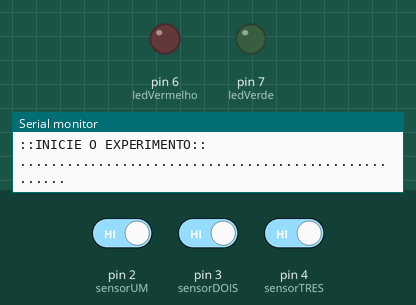
The sketch below on a simulated Arduino Uno, built with avr-gcc and run on an emulated ATmega328P. On the bench: output pins drawn as LEDs (lit = HIGH), the last lines printed to the serial monitor. The inputs (shaded band) are chosen by the test bench; at power-on: pin 4 (sensorTRES) HIGH, pin 3 (sensorDOIS) HIGH, pin 2 (sensorUM) HIGH.

Above: at 4.4 s.
4.5 s: pin 4 (sensorTRES) driven LOW
At 4.8 s:
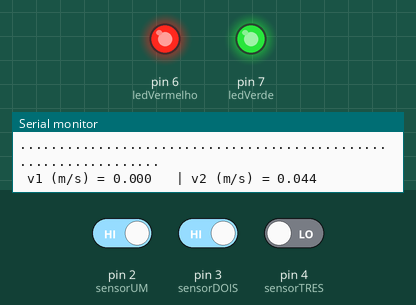
6.0 s: pin 3 (sensorDOIS) driven LOW
8.6 s: pin 4 (sensorTRES) driven HIGH
At 10.2 s:
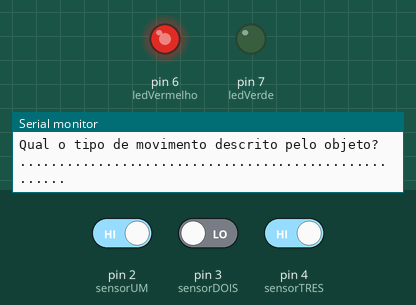
10.7 s: pin 2 (sensorUM) driven LOW
At 11.8 s:
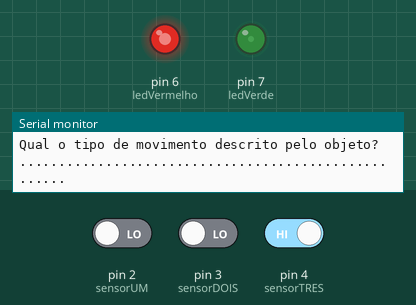
12.2 s: pin 4 (sensorTRES) driven LOW
At 13.4 s:
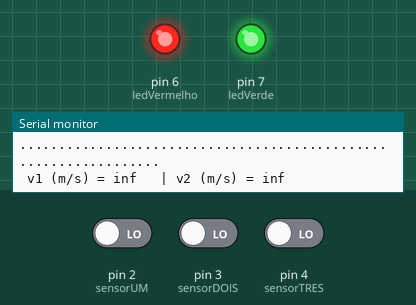
13.7 s: pin 3 (sensorDOIS) driven HIGH
Timing chart, 0 to 16.7 s (numbered marks = the images above; inputs shaded):
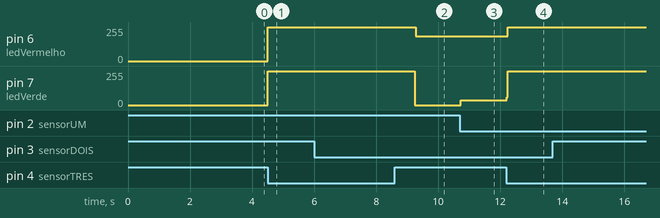

Measured:
- after the input at 4.5 s, pin 6 (ledVermelho), pin 7 (ledVerde): 0/255 → 255/255 at once
- after the input at 8.6 s, pin 6 (ledVermelho): 255/255 → 185/255 after 0.68 s; pin 7 (ledVerde): 255/255 → 0/255 after 0.64 s
- after the input at 10.7 s, pin 7 (ledVerde): 0/255 → 36/255 at once
- after the input at 12.2 s, pin 6 (ledVermelho): 185/255 → 255/255 at once; pin 7 (ledVerde): 36/255 → 255/255 at once

The sketch:

mru3-modificado1.ino
```cpp
/* UNIVERSIDADE FEDERAL RURAL DO SEMI-ARIDO
 * CENTRO DE CIENCIAS EXATAS E NATURAIS - CCEN
 * BACHARELADO EM CIENCIAS E TECNOLOGIA - BCT
 *
 * O programa calcula o intervalo de tempo entre três sensores
 infravermelho,
 * e determina se o movimento é uniforme ou uniformemente variado
 * Este programa poderá ser usado para se determinar a aceleração
 gravitacional
 */

const int ledVerde = 7; // O LED verde deverá ser ligado no pino digital 7
const int ledVermelho = 6; // O LED vermelho deverá ser ligado no pino digital 6
const int sensorUM = 2; // Configura o pino digital 2 para o PRIMEIRO SENSOR
const int sensorDOIS = 3; // Configura o pino digital 3 para o SEGUNDO SENSOR
const int sensorTRES = 4; // Configura o pino digital 4 para o TERCEIRO SENSOR
int estadoUM; // variável que guarda estado do primeiro sensor
int estadoDOIS; // variável que guarda estado do segundo sensor
int estadoTRES; // variável que guarda estado do terceiro sensor
long interTempoUM; // tempo decorrido no primeiro intervalo
long interTempoDOIS; // tempo decorrido no segundo intervalo
float velUM;
float velDOIS;
int distUM = 200; // distancia sugerida em milimetro entre sensor 1 e 2. Mude a medida se for conveniente
int distDOIS = 200; // distancia sugerida em milimetro entre sensor 2 e 3. Mude a medida se for conveniente
long instanteUM = 0; // tempo total decorrido desde que o programa foi executado
long instanteDOIS = 0; // tempo total decorrido desde que o programa foi executado
long instanteTRES = 0; // tempo total decorrido desde que o programa foi executado
long tempoTotal = 2000;

void setup()
{
  Serial.begin(9600);

  Serial.println(".....................................................");
  Serial.println("TESTES DE EXPERIMENTOS FÍSICOS COM ARDUINO");
  Serial.println(".....................................................");
  delay(1000); //Pausa de 1 segundos
  Serial.println(".....................................................");
  Serial.println("CINEMATICA");
  Serial.println(".....................................................");
  delay(1000); //Pausa de 1 segundos

  Serial.println(".....................................................");
  Serial.println("Analise do tipo de movimento e Calculo da Velocidade");
  Serial.println(".....................................................");
  delay(500); //Pausa de 0.5 segundos
  Serial.println("::INICIE O EXPERIMENTO::");
  Serial.println(".....................................................");
  delay(500); //Pausa de 0.5 segundos

  pinMode(ledVermelho, OUTPUT); // Configura o pino 6 como saída
  pinMode(ledVerde, OUTPUT); // Configura o pino 7 como saída
  pinMode(sensorUM, INPUT); // Configura o pino 2 como entrada
  pinMode(sensorDOIS, INPUT); // Configura o pino 3 como entrada
  pinMode(sensorTRES, INPUT); // Configura o pino 4 como entrada
  digitalWrite(ledVermelho, LOW); // desliga LED vermelho
  digitalWrite(ledVerde, LOW); // desliga LED verde
}

void loop()
{
  estadoUM = digitalRead(sensorUM); // Ler o sensor UM e armazena em estadoUM
  if(estadoUM == LOW)
  {
    digitalWrite(ledVerde, HIGH); // Liga o LED VERDE
    digitalWrite(ledVermelho, LOW); // desliga o LED VERMELHO
    instanteUM = millis(); // armazena o tempo Total decorrido para Sensor UM
  }
  else
  {
    digitalWrite(ledVerde, LOW); // desliga os lEDs VERDE e VERMELHO
    digitalWrite(ledVermelho, LOW);
  }

  estadoDOIS = digitalRead(sensorDOIS); // Ler o sensor DOIS e armazena em estadoDOIS
  if(estadoDOIS == LOW)
  {
    digitalWrite(ledVerde, LOW); // desliga LED verde
    digitalWrite(ledVermelho, HIGH); // liga LED vermelho
    instanteDOIS = millis(); // armazena o tempo Total decorrido para Sensor DOIS
    interTempoUM = (instanteDOIS - instanteUM); // cálculo do primeiro intervalo de tempo
    velUM = (0.001 * distUM) / (0.001 * interTempoUM);
  }
  else
  {
    digitalWrite(ledVerde, LOW);
    digitalWrite(ledVermelho, LOW); //desliga os LED verde e Vermelho
  }

  estadoTRES = digitalRead(sensorTRES); // Ler o sensor TRÊS e armazena em estadoTRES
  if(estadoTRES == LOW)
  {
    digitalWrite(ledVerde, HIGH); // liga LED Verde
    digitalWrite(ledVermelho, HIGH); // liga LED Vermelho
    instanteTRES = millis(); // armazena o tempo Total decorrido para Sensor TRÊS
    interTempoDOIS = (instanteTRES - instanteDOIS);
    velDOIS = (0.001 * distDOIS) / (0.001 * interTempoDOIS);

    Serial.println(".................................................................");

    Serial.print(" d1 (m) = ");
    Serial.print(0.001 * distUM, 3);
    Serial.print("\t | d2 (m) = ");
    Serial.println(0.001 * distDOIS, 3);

    Serial.print(" t1 (s) = ");
    Serial.print(0.001 * interTempoUM, 3); // imprime no monitor serial o Primeiro Intervalo de Tempo
    Serial.print("\t | t2 (s) = ");
    Serial.println(0.001 * interTempoDOIS, 3); // imprime no monitor serial o Primeiro Intervalo de Tempo

    Serial.println(".................................................................");

    Serial.print(" v1 (m/s) = ");
    Serial.print(velUM, 3);
    Serial.print("\t | v2 (m/s) = ");
    Serial.println(velDOIS, 3);

    delay(tempoTotal); //tempo de espera para efetuar nova leitura

    /*
    Serial.print(" d1 (m) = ");
    Serial.println(0.001 * distUM, 3);

    Serial.print(" t1 (s) = ");
    Serial.println(0.001 * interTempoUM, 3); // imprime no monitor serial o Primeiro Intervalo de Tempo
    Serial.print(" v1 (m/s) = ");
    Serial.println(velUM, 3);
    Serial.println(".................................................................");
    Serial.println(".................................................................");

    Serial.print(" d2 (m) = ");
    Serial.println(0.001 * distDOIS, 3);

    Serial.print(" t2 (s) = ");
    Serial.println(0.001 * interTempoDOIS, 3); // imprime no monitor serial o Primeiro Intervalo de Tempo
    Serial.print(" v2 (m/s) = ");
    Serial.println(velDOIS, 3);
    delay(tempoTotal); //tempo de espera para efetuar nova leitura
    */

    Serial.println(".....................................................");
    Serial.println(".....................................................");
    Serial.println("Qual o tipo de movimento descrito pelo objeto?");
    Serial.println(".....................................................");
  }
  else
  {
    digitalWrite(ledVerde, LOW);
    digitalWrite(ledVermelho, LOW); // desliga LED verde e Vermelho
  }
}
```
